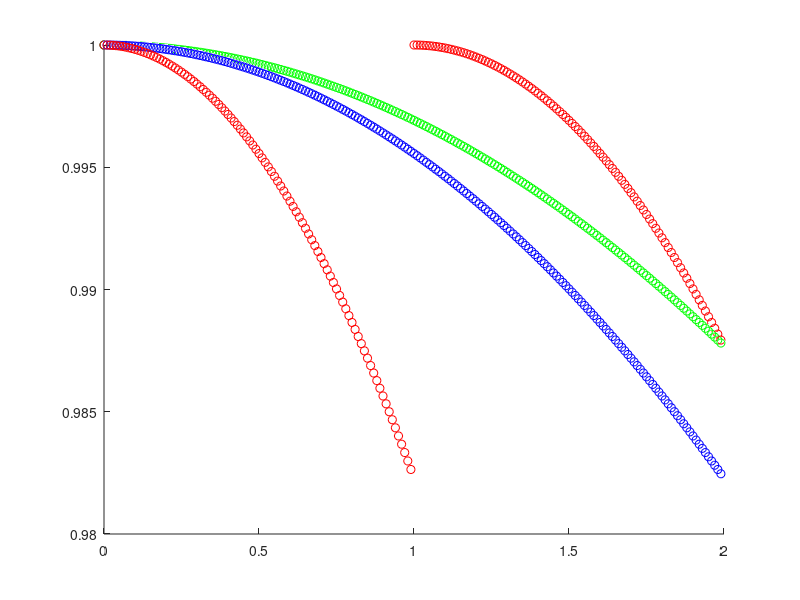

This figure's MATLAB source:
1;
clear;
hold off;
clf;
t0 = 0;
tf1 = 1;
tf2 = 2;
Tm = 0.01;
n1 = t0:Tm:tf1 - Tm;
n2 = t0:Tm:tf2 - Tm;
N1 = length(n1);
N2 = length(n2);

%Las frecuencias deben tener esta forma para ser periodicas: omega_k = 2*pi*k/N con 0 <= k <= N-1 donde 
%  N: cantidad de muestras
%  k: exponencial numero k

%Defino los K
k1 = 3;%esta cumple la formula de omega
k2 = 2.5; %esta no cumple la formula de omega

%Calculo los phi para n entre 0 y 1
omega_ok    = 2*pi*k1/N1;
omega_wrong = 2*pi*k2/N1; 

phi_ok = e.^(j*omega_ok*n1);
phi_wrong = e.^(j*omega_wrong*n1);

%Calculo los phi para n entre 0 y 2 (inciso 2)
omega_ok_2   = 2*pi*k1/N2;
omega_wrong_2 = 2*pi*k2/N2; 

phi_ok_2 = e.^(j*omega_ok_2*n2);
phi_wrong_2 = e.^(j*omega_wrong_2*n2);

%Inciso 1:

%concateno
phi_doble = [phi_ok,phi_wrong];

hold on;
figure(1);
stem3(n2, real(phi_ok_2), imag(phi_ok_2),'b');
stem3(n2, real(phi_wrong_2), imag(phi_wrong_2),'g');
stem3(n2, real(phi_doble), imag(phi_doble),'r');

pause;
